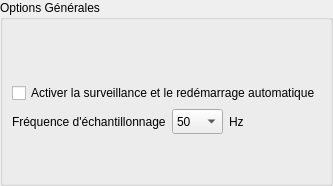
        <widget class="QWidget" name="pgOptions">
         <layout class="QVBoxLayout" name="verticalLayout_11">
          <property name="spacing">
           <number>0</number>
          </property>
          <property name="leftMargin">
           <number>0</number>
          </property>
          <property name="topMargin">
           <number>0</number>
          </property>
          <property name="rightMargin">
           <number>0</number>
          </property>
          <property name="bottomMargin">
           <number>0</number>
          </property>
          <item>
           <widget class="QGroupBox" name="grpOptions">
            <property name="title">
             <string>Options Générales</string>
            </property>
            <layout class="QVBoxLayout" name="verticalLayout_12">
             <item>
              <widget class="QLabel" name="lblOptions">
               <property name="sizePolicy">
                <sizepolicy hsizetype="Fixed" vsizetype="Fixed">
                 <horstretch>0</horstretch>
                 <verstretch>0</verstretch>
                </sizepolicy>
               </property>
               <property name="minimumSize">
                <size>
                 <width>48</width>
                 <height>48</height>
                </size>
               </property>
               <property name="maximumSize">
                <size>
                 <width>48</width>
                 <height>48</height>
                </size>
               </property>
               <property name="text">
                <string/>
               </property>
               <property name="pixmap">
                <pixmap resource="wimustudio2.qrc">:/icons/images/WIMUConfig.png</pixmap>
               </property>
               <property name="scaledContents">
                <bool>true</bool>
               </property>
              </widget>
             </item>
             <item>
              <widget class="QCheckBox" name="chkOptionsWatchdog">
               <property name="cursor">
                <cursorShape>PointingHandCursor</cursorShape>
               </property>
               <property name="toolTip">
                <string>Si activé, si le module cessait de fonctionner, il serait alors automatiquement redémarré comme si on avait effectué un redémarrage matériel sur celui-ci.</string>
               </property>
               <property name="text">
                <string>Activer la surveillance et le redémarrage automatique</string>
               </property>
              </widget>
             </item>
             <item>
              <layout class="QHBoxLayout" name="horizontalLayout_6">
               <item>
                <widget class="QLabel" name="lblOptionsSampling">
                 <property name="text">
                  <string>Fréquence d'échantillonnage</string>
                 </property>
                 <property name="alignment">
                  <set>Qt::AlignLeading|Qt::AlignLeft|Qt::AlignVCenter</set>
                 </property>
                </widget>
               </item>
               <item>
                <widget class="QComboBox" name="cmbOptionsSampling">
                 <property name="sizePolicy">
                  <sizepolicy hsizetype="Fixed" vsizetype="Fixed">
                   <horstretch>0</horstretch>
                   <verstretch>0</verstretch>
                  </sizepolicy>
                 </property>
                 <property name="minimumSize">
                  <size>
                   <width>50</width>
                   <height>25</height>
                  </size>
                 </property>
                 <property name="maximumSize">
                  <size>
                   <width>75</width>
                   <height>16777215</height>
                  </size>
                 </property>
                 <property name="currentIndex">
                  <number>0</number>
                 </property>
                 <item>
                  <property name="text">
                   <string>50</string>
                  </property>
                 </item>
                 <item>
                  <property name="text">
                   <string>100</string>
                  </property>
                 </item>
                 <item>
                  <property name="text">
                   <string>200</string>
                  </property>
                 </item>
                </widget>
               </item>
               <item>
                <widget class="QLabel" name="lblHz">
                 <property name="text">
                  <string>Hz</string>
                 </property>
                </widget>
               </item>
               <item>
                <spacer name="horizontalSpacer_2">
                 <property name="orientation">
                  <enum>Qt::Horizontal</enum>
                 </property>
                 <property name="sizeHint" stdset="0">
                  <size>
                   <width>40</width>
                   <height>20</height>
                  </size>
                 </property>
                </spacer>
               </item>
              </layout>
             </item>
             <item>
              <spacer name="verticalSpacer_3">
               <property name="orientation">
                <enum>Qt::Vertical</enum>
               </property>
               <property name="sizeHint" stdset="0">
                <size>
                 <width>20</width>
                 <height>40</height>
                </size>
               </property>
              </spacer>
             </item>
            </layout>
           </widget>
          </item>
         </layout>
        </widget>
